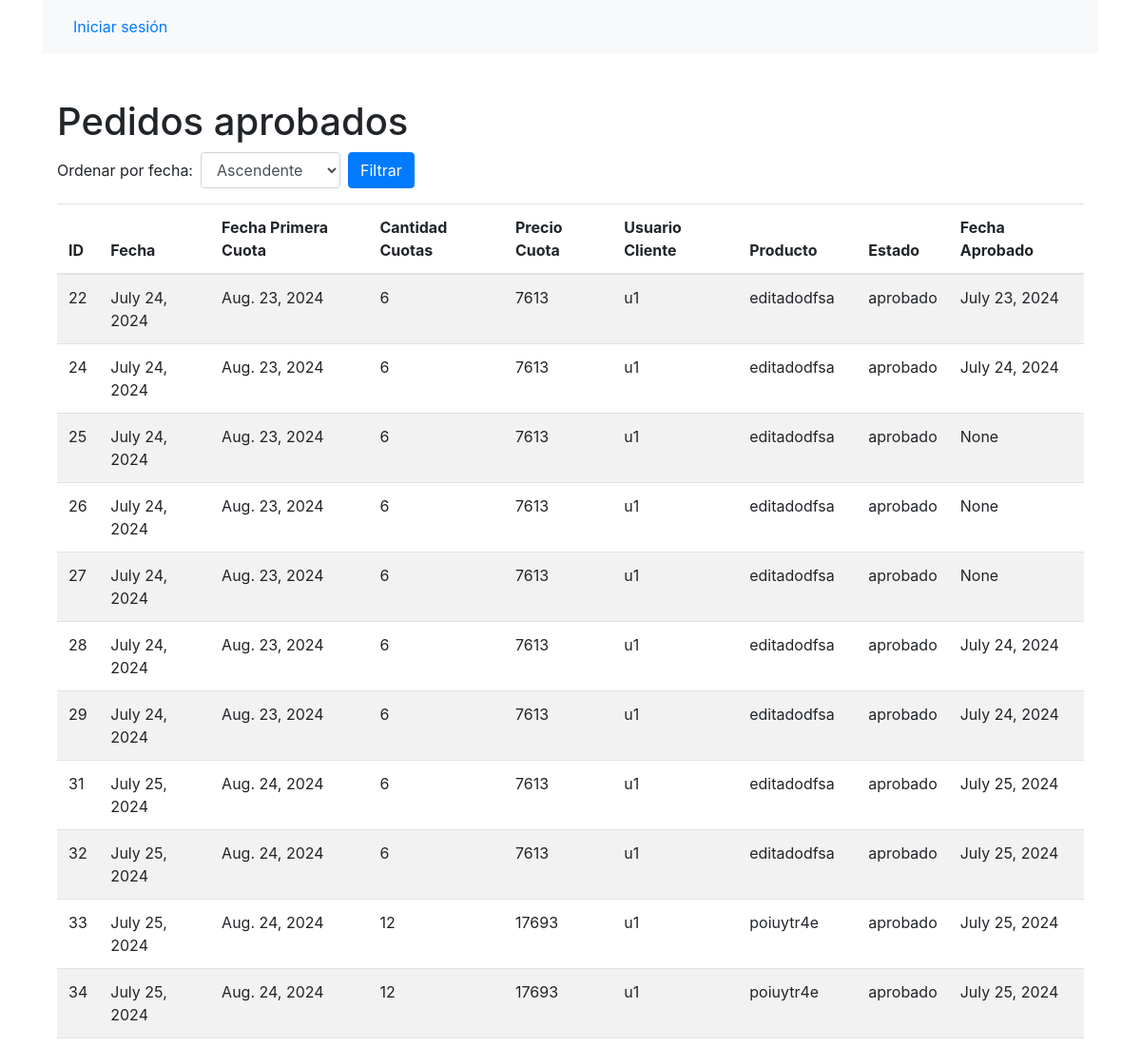
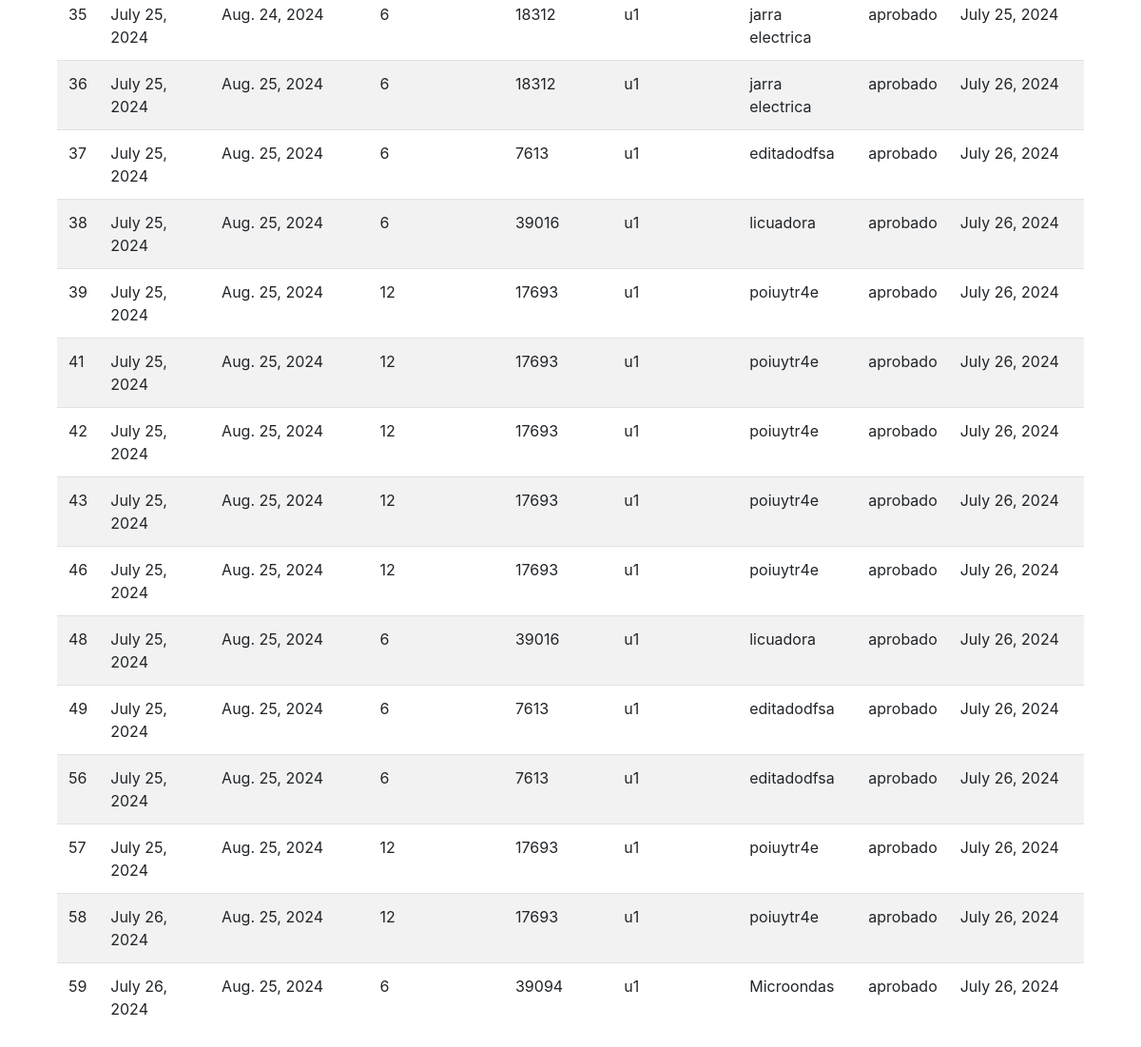
The page /pedidosaprobados/ on the database its author committed (2 pictures, top to bottom).
### web_elect/models.py (models this page shows, shortened)
class pedidos(models.Model):
    fecha = models.DateField(auto_now_add=True)
    fecha_primera_cuota = models.DateField(null=True, blank=True)
    cantidad_cuotas = models.IntegerField()
    precio_cuota = models.IntegerField()
    usuario_cliente = models.ForeignKey(usuarios, on_delete=models.RESTRICT)
    producto = models.ForeignKey(productos, on_delete=models.RESTRICT)
    estado = models.CharField(max_length=30)
    fecha_aprobado = models.DateField(null=True, blank=True)

class usuarios(models.Model):
    nombre = models.CharField(max_length=255)
    apellido = models.CharField(max_length=255)
    username = models.CharField(max_length=25)
    password = models.CharField(max_length=128)  # Aumenta la longitud para almacenar contraseñas hasheadas
    telefono = models.CharField(max_length=255)
    email = models.CharField(max_length=255)
    direccion = models.CharField(max_length=255)
    rol = models.CharField(max_length=2)  # 1 CLIENTE 2 AUXILIAR 3 ADMINISTRADOR
    estado = models.CharField(max_length=25)

class productos(models.Model):
    descripcion = models.CharField(max_length=255)
    stock = models.IntegerField()
    precio_total = models.IntegerField()
    cantidad_cuotas = models.IntegerField()
    precio_cuota = models.IntegerField()
    imagen = models.CharField(max_length=200)
    marca = models.ForeignKey(marcas,on_delete=models.RESTRICT)
    estado = models.CharField(max_length=5, null=True, blank=True)

### web_elect/pedidos.py (the view)
# urls.py: path('pedidosaprobados/', pedidos.verAprobados, name='pedidosaprobados'),
def verAprobados(request):
    orden = request.GET.get('orden', 'asc')
    print("orden: ",orden)
    if orden == 'desc':
        n_pedidos = pedidos.objects.all().filter(estado='aprobado').order_by('-fecha')
    else:
        n_pedidos = pedidos.objects.all().filter(estado='aprobado').order_by('fecha')
    if request.method == 'GET':
        variables = {'request': request, 'n_pedidos': n_pedidos}
        print("Pedidos",variables)
        return render(request, 'pedidos.html', variables)

### web_elect/templates/pedidos.html (shortened to what this page needs)
{% extends 'base.html' %}
{% block content %}
<div class="container mt-5" style="background-color: white">
    <h1>Pedidos aprobados</h1>
    <form method="get" class="form-inline mb-3">
        <label for="orden" class="mr-2">Ordenar por fecha:</label>
        <select name="orden" id="orden" class="form-control mr-2">
            <option value="asc" {% if orden == 'asc' %}selected{% endif %}>Ascendente</option>
        </select>
        <button type="submit" class="btn btn-primary">Filtrar</button>
    </form>
    <table class="table table-striped">
        <thead>
            <tr>
                <th>ID</th>
                <th>Fecha</th>
                <th>Fecha Primera Cuota</th>
                <th>Cantidad Cuotas</th>
                <th>Precio Cuota</th>
                <th>Usuario Cliente</th>
                <th>Producto</th>
                <th>Estado</th>
                <th>Fecha Aprobado</th>
            </tr>
        </thead>
        <tbody>
            {% for pedido in n_pedidos %}
            <tr>
                <td>{{ pedido.id }}</td>
                <td>{{ pedido.fecha }}</td>
                <td>{{ pedido.fecha_primera_cuota }}</td>
                <td>{{ pedido.cantidad_cuotas }}</td>
                <td>{{ pedido.precio_cuota }}</td>
                <td>{{ pedido.usuario_cliente.username }}</td>
                <td>{{ pedido.producto.descripcion }}</td>
                <td>{{ pedido.estado }}</td>
                <td>{{ pedido.fecha_aprobado }}</td>
            </tr>
            {% empty %}
            <tr>
                <td colspan="10">No hay pedidos.</td>
            </tr>
            {% endfor %}
        </tbody>
    </table>
</div>
{% endblock %}

### rows shown on the page
pedidos: id "22", fecha "July 24, 2024", fecha_primera_cuota "Aug. 23, 2024", cantidad_cuotas "6", precio_cuota "7613", usuario_cliente.username "u1", producto.descripcion "editadodfsa", estado "aprobado", fecha_aprobado "July 23, 2024"
pedidos: id "24", fecha "July 24, 2024", fecha_primera_cuota "Aug. 23, 2024", cantidad_cuotas "6", precio_cuota "7613", usuario_cliente.username "u1", producto.descripcion "editadodfsa", estado "aprobado", fecha_aprobado "July 24, 2024"
pedidos: id "25", fecha "July 24, 2024", fecha_primera_cuota "Aug. 23, 2024", cantidad_cuotas "6", precio_cuota "7613", usuario_cliente.username "u1", producto.descripcion "editadodfsa", estado "aprobado", fecha_aprobado "None"
pedidos: id "26", fecha "July 24, 2024", fecha_primera_cuota "Aug. 23, 2024", cantidad_cuotas "6", precio_cuota "7613", usuario_cliente.username "u1", producto.descripcion "editadodfsa", estado "aprobado", fecha_aprobado "None"
pedidos: id "27", fecha "July 24, 2024", fecha_primera_cuota "Aug. 23, 2024", cantidad_cuotas "6", precio_cuota "7613", usuario_cliente.username "u1", producto.descripcion "editadodfsa", estado "aprobado", fecha_aprobado "None"
pedidos: id "28", fecha "July 24, 2024", fecha_primera_cuota "Aug. 23, 2024", cantidad_cuotas "6", precio_cuota "7613", usuario_cliente.username "u1", producto.descripcion "editadodfsa", estado "aprobado", fecha_aprobado "July 24, 2024"
pedidos: id "29", fecha "July 24, 2024", fecha_primera_cuota "Aug. 23, 2024", cantidad_cuotas "6", precio_cuota "7613", usuario_cliente.username "u1", producto.descripcion "editadodfsa", estado "aprobado", fecha_aprobado "July 24, 2024"
pedidos: id "31", fecha "July 25, 2024", fecha_primera_cuota "Aug. 24, 2024", cantidad_cuotas "6", precio_cuota "7613", usuario_cliente.username "u1", producto.descripcion "editadodfsa", estado "aprobado", fecha_aprobado "July 25, 2024"
pedidos: id "32", fecha "July 25, 2024", fecha_primera_cuota "Aug. 24, 2024", cantidad_cuotas "6", precio_cuota "7613", usuario_cliente.username "u1", producto.descripcion "editadodfsa", estado "aprobado", fecha_aprobado "July 25, 2024"
pedidos: id "33", fecha "July 25, 2024", fecha_primera_cuota "Aug. 24, 2024", cantidad_cuotas "12", precio_cuota "17693", usuario_cliente.username "u1", producto.descripcion "poiuytr4e", estado "aprobado", fecha_aprobado "July 25, 2024"
pedidos: id "34", fecha "July 25, 2024", fecha_primera_cuota "Aug. 24, 2024", cantidad_cuotas "12", precio_cuota "17693", usuario_cliente.username "u1", producto.descripcion "poiuytr4e", estado "aprobado", fecha_aprobado "July 25, 2024"
pedidos: id "35", fecha "July 25, 2024", fecha_primera_cuota "Aug. 24, 2024", cantidad_cuotas "6", precio_cuota "18312", usuario_cliente.username "u1", producto.descripcion "jarra electrica", estado "aprobado", fecha_aprobado "July 25, 2024"
pedidos: id "36", fecha "July 25, 2024", fecha_primera_cuota "Aug. 25, 2024", cantidad_cuotas "6", precio_cuota "18312", usuario_cliente.username "u1", producto.descripcion "jarra electrica", estado "aprobado", fecha_aprobado "July 26, 2024"
pedidos: id "37", fecha "July 25, 2024", fecha_primera_cuota "Aug. 25, 2024", cantidad_cuotas "6", precio_cuota "7613", usuario_cliente.username "u1", producto.descripcion "editadodfsa", estado "aprobado", fecha_aprobado "July 26, 2024"
pedidos: id "38", fecha "July 25, 2024", fecha_primera_cuota "Aug. 25, 2024", cantidad_cuotas "6", precio_cuota "39016", usuario_cliente.username "u1", producto.descripcion "licuadora", estado "aprobado", fecha_aprobado "July 26, 2024"
pedidos: id "39", fecha "July 25, 2024", fecha_primera_cuota "Aug. 25, 2024", cantidad_cuotas "12", precio_cuota "17693", usuario_cliente.username "u1", producto.descripcion "poiuytr4e", estado "aprobado", fecha_aprobado "July 26, 2024"
pedidos: id "41", fecha "July 25, 2024", fecha_primera_cuota "Aug. 25, 2024", cantidad_cuotas "12", precio_cuota "17693", usuario_cliente.username "u1", producto.descripcion "poiuytr4e", estado "aprobado", fecha_aprobado "July 26, 2024"
pedidos: id "42", fecha "July 25, 2024", fecha_primera_cuota "Aug. 25, 2024", cantidad_cuotas "12", precio_cuota "17693", usuario_cliente.username "u1", producto.descripcion "poiuytr4e", estado "aprobado", fecha_aprobado "July 26, 2024"
pedidos: id "43", fecha "July 25, 2024", fecha_primera_cuota "Aug. 25, 2024", cantidad_cuotas "12", precio_cuota "17693", usuario_cliente.username "u1", producto.descripcion "poiuytr4e", estado "aprobado", fecha_aprobado "July 26, 2024"
pedidos: id "46", fecha "July 25, 2024", fecha_primera_cuota "Aug. 25, 2024", cantidad_cuotas "12", precio_cuota "17693", usuario_cliente.username "u1", producto.descripcion "poiuytr4e", estado "aprobado", fecha_aprobado "July 26, 2024"
pedidos: id "48", fecha "July 25, 2024", fecha_primera_cuota "Aug. 25, 2024", cantidad_cuotas "6", precio_cuota "39016", usuario_cliente.username "u1", producto.descripcion "licuadora", estado "aprobado", fecha_aprobado "July 26, 2024"
pedidos: id "49", fecha "July 25, 2024", fecha_primera_cuota "Aug. 25, 2024", cantidad_cuotas "6", precio_cuota "7613", usuario_cliente.username "u1", producto.descripcion "editadodfsa", estado "aprobado", fecha_aprobado "July 26, 2024"
pedidos: id "56", fecha "July 25, 2024", fecha_primera_cuota "Aug. 25, 2024", cantidad_cuotas "6", precio_cuota "7613", usuario_cliente.username "u1", producto.descripcion "editadodfsa", estado "aprobado", fecha_aprobado "July 26, 2024"
pedidos: id "57", fecha "July 25, 2024", fecha_primera_cuota "Aug. 25, 2024", cantidad_cuotas "12", precio_cuota "17693", usuario_cliente.username "u1", producto.descripcion "poiuytr4e", estado "aprobado", fecha_aprobado "July 26, 2024"
pedidos: id "58", fecha "July 26, 2024", fecha_primera_cuota "Aug. 25, 2024", cantidad_cuotas "12", precio_cuota "17693", usuario_cliente.username "u1", producto.descripcion "poiuytr4e", estado "aprobado", fecha_aprobado "July 26, 2024"
pedidos: id "59", fecha "July 26, 2024", fecha_primera_cuota "Aug. 25, 2024", cantidad_cuotas "6", precio_cuota "39094", usuario_cliente.username "u1", producto.descripcion "Microondas", estado "aprobado", fecha_aprobado "July 26, 2024"
